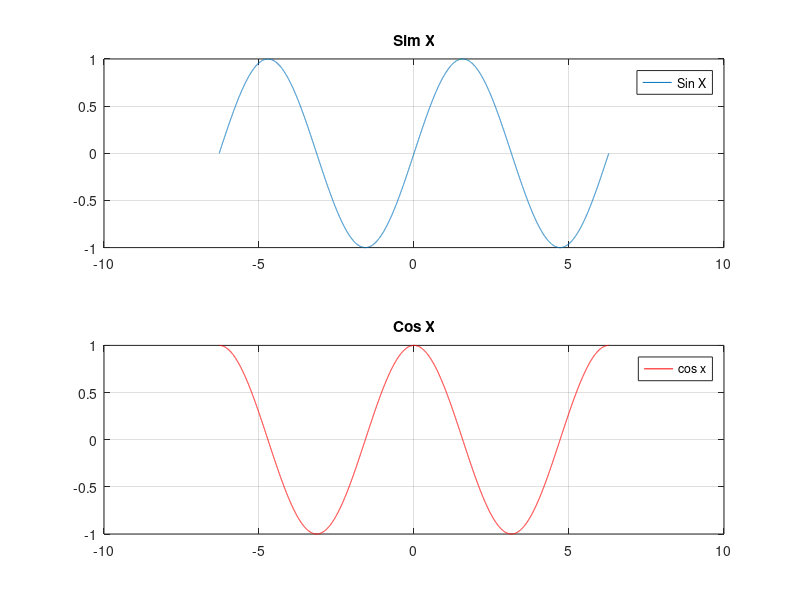

MATLAB code to generate this figure:
x = -2*pi:0.001:2*pi;
subplot(2,1,1);
y1 = sin(x);
plot(x,y1);
legend("Sin X")
title("Sim X")
grid on

subplot(2,1,2);
y2 = cos(x);
plot(x,y2,'r')
legend("cos x")
title("Cos X")
grid on